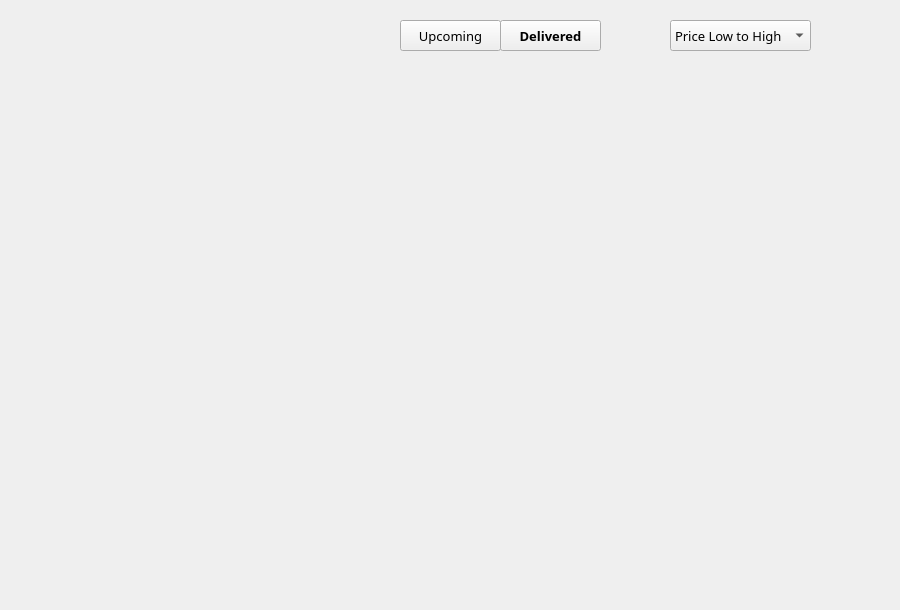
      <widget class="QWidget" name="delivered_lowhigh">
       <widget class="QPushButton" name="deliveredbutton_5">
        <property name="geometry">
         <rect>
          <x>500</x>
          <y>20</y>
          <width>101</width>
          <height>31</height>
         </rect>
        </property>
        <property name="font">
         <font>
          <family>Glacial Indifference</family>
          <pointsize>10</pointsize>
          <weight>75</weight>
          <bold>true</bold>
         </font>
        </property>
        <property name="text">
         <string>Delivered</string>
        </property>
       </widget>
       <widget class="QComboBox" name="comboBox_5">
        <property name="geometry">
         <rect>
          <x>670</x>
          <y>20</y>
          <width>141</width>
          <height>31</height>
         </rect>
        </property>
        <property name="font">
         <font>
          <family>Glacial Indifference</family>
          <pointsize>10</pointsize>
         </font>
        </property>
        <item>
         <property name="text">
          <string>Price Low to High</string>
         </property>
        </item>
        <item>
         <property name="text">
          <string>Latest Arrival</string>
         </property>
        </item>
        <item>
         <property name="text">
          <string>Price High to Low</string>
         </property>
        </item>
       </widget>
       <widget class="QPushButton" name="upcomingbutton_5">
        <property name="geometry">
         <rect>
          <x>400</x>
          <y>20</y>
          <width>101</width>
          <height>31</height>
         </rect>
        </property>
        <property name="font">
         <font>
          <family>Glacial Indifference</family>
          <pointsize>10</pointsize>
          <weight>50</weight>
          <bold>false</bold>
         </font>
        </property>
        <property name="text">
         <string>Upcoming</string>
        </property>
       </widget>
       <widget class="QWidget" name="gridLayoutWidget_6">
        <property name="geometry">
         <rect>
          <x>110</x>
          <y>60</y>
          <width>781</width>
          <height>541</height>
         </rect>
        </property>
        <layout class="QGridLayout" name="gridLayout_6"/>
       </widget>
      </widget>
